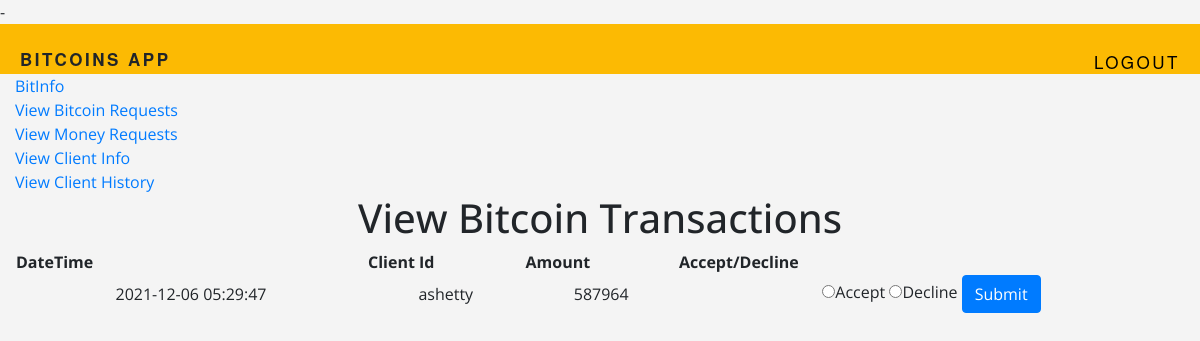
Screenshot of /trader_accept (signed in) with the database file from the repository.
### tables this page shows
CREATE TABLE 'MONEY_PAYMENT_TRANSACTIONS'('AMOUNT' INTEGER,
	'DATE_TIME' TIMESTAMP NOT NULL DEFAULT CURRENT_TIMESTAMP,
	'TRADER_ID' INT,
	'CLIENT_ID' INT,
	'FINAL_STATUS' VARCHAR(1),
	PRIMARY KEY ('CLIENT_ID', 'TRADER_ID', 'DATE_TIME')
	-- FOREIGN KEY ('CLIENT_ID') REFERENCES 'Client' ON DELETE CASCADE,
	-- FOREIGN KEY ('TRADER_ID') REFERENCES 'Trader' ON DELETE CASCADE
);

CREATE TABLE 'User'('USER_ID'  INTEGER NOT NULL PRIMARY KEY AUTOINCREMENT,
	'USERNAME' VARCHAR(20),
	'FNAME' VARCHAR(20), 
	'LNAME' VARCHAR(20),
	'PHONE' INTEGER(10),
	'CELL' INTEGER(10),
	'EMAIL' VARCHAR(50),
	'ROLE' VARCHAR(1) DEFAULT 'c',
	'HPWD' VARCHAR NOT NULL
);

### app.py (the view, shortened to what this page needs)
@app.route('/trader_accept', methods=['POST', 'GET'])
@login_required
def trader_accept():
    user = session["user_id"]
    t = db.execute("SELECT * from MONEY_PAYMENT_TRANSACTIONS, user u WHERE TRADER_ID=(?) and u.user_id = ClIENT_ID and FINAL_STATUS=0", user)
    print("\n\n ttt: ", t)
    return render_template("trader_accept.html", t=t,error='')

### app.py (called while the page is built)
@app.after_request
def after_request(response):
    response.headers["Cache-Control"] = "no-cache, no-store, must-revalidate"
    response.headers["Expires"] = 0
    response.headers["Pragma"] = "no-cache"
    return response

@app.before_request
def before_request():
    g.user = None
    if 'user_id' in session:
        y = db.execute("SELECT * from User")
        role = [w for w in y if w['USER_ID'] == session['user_id']]
        print("role: ", role)
        print("\n role: ", role)
        g.role = role[0]['ROLE']
        g.user = role[0]['USERNAME']

def login_required(f):
    @wraps(f)
    def decorated_function(*args, **kwargs):
        if g.user is None:
            return redirect(url_for('login', next=request.url))
        return f(*args, **kwargs)
    return decorated_function

def convert_utc(utc_datetime):
    print(utc_datetime)
    now_timestamp = time.time()
    offset = datetime.fromtimestamp(now_timestamp) - datetime.utcfromtimestamp(now_timestamp)
    return datetime.strptime(utc_datetime,"%Y-%m-%d %H:%M:%S") + offset

### templates/trader_accept.html (shortened to what this page needs)
-{% extends "layout.html" %}
{% block heading %}
<center>
    <h1>View Bitcoin Transactions</h1>
</center>
{% endblock %}
{% block content %}
    <form action="/trader_accept" method="post">
        <div class="form-group">
            <table width="100%">
                <tr>
                <th>DateTime</th>
                <th>Client Id</th>
                <th>Amount</th>
                <th>Accept/Decline</th>
                </tr>
                {% for my_item in t %}
                <tr>
                <td>{{convert_utc(my_item.DATE_TIME)}}</td>
                <td>{{my_item.USERNAME}}</td>
                <td>{{my_item.AMOUNT}}</td>
                    <td><input type="radio" id="accept" name="accept/decline" value='{"client_id":"{{my_item.CLIENT_ID}}","trader_id":"{{my_item.TRADER_ID}}", "amount":"{{my_item.AMOUNT}}","date_time": "{{my_item.DATE_TIME}}","action" : "accept"}'>Accept  </input>
                    <input type="radio" id="decline" name="accept/decline" value='{"client_id":"{{my_item.CLIENT_ID}}","trader_id":"{{my_item.TRADER_ID}}","amount":"{{my_item.AMOUNT}}", "date_time": "{{my_item.DATE_TIME}}","action" : "decline"}'>Decline    </input>
                    <button class="btn btn-primary" type="submit" >Submit</button></td>
                </tr>
                {% endfor %}
            </table>
        </div>
    </form>
{% endblock %}

### static/css/main.css (style rules this page uses)
body { background-color: #f4f4f4; font-family: 'Open Sans', sans-serif; }
td { text-align: center; }

### rows the page displays
User: USERNAME "ashetty", AMOUNT "587964"
MONEY_PAYMENT_TRANSACTIONS: DATE_TIME "2021-12-06 05:29:47"
